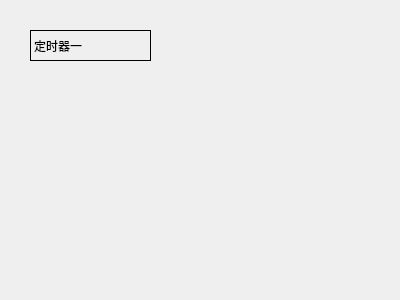
<?xml version="1.0" encoding="UTF-8"?>
<ui version="4.0">
 <class>Widget</class>
 <widget class="QWidget" name="Widget">
  <property name="geometry">
   <rect>
    <x>0</x>
    <y>0</y>
    <width>400</width>
    <height>300</height>
   </rect>
  </property>
  <property name="windowTitle">
   <string>Widget</string>
  </property>
  <widget class="QLabel" name="label">
   <property name="geometry">
    <rect>
     <x>30</x>
     <y>30</y>
     <width>121</width>
     <height>31</height>
    </rect>
   </property>
   <property name="frameShape">
    <enum>QFrame::Box</enum>
   </property>
   <property name="text">
    <string>定时器一</string>
   </property>
  </widget>
 </widget>
 <layoutdefault spacing="6" margin="11"/>
 <resources/>
 <connections/>
</ui>
